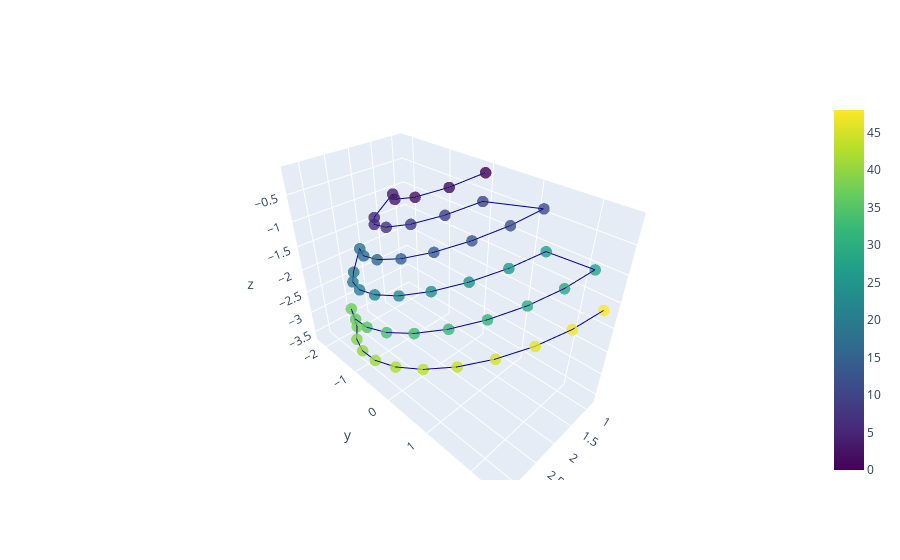

Notebook source saved alongside this figure:
### Markdown cell above
## All cameras

### Code cell
fig = go.Figure(data=[go.Scatter3d(x=dataset_train.cam2worlds[:,0,3], 
                                   y=dataset_train.cam2worlds[:,1,3], 
                                   z=-dataset_train.cam2worlds[:,2,3],
                                   mode='lines+markers',
                                   marker=dict(
                                        size=4,
                                        color=np.arange(49),                # set color to an array/list of desired values
                                        colorscale='Viridis',   # choose a colorscale
                                        opacity=0.8, showscale=True
                                    ),
                                   line=dict(
                                        color='darkblue',
                                        width=2
                                   )
                                  
                                  )])
fig.show()

### Figure 1 — Plotly figure (JSON) as saved in the notebook; plotly's stock layout.template omitted (floating-point values rounded to 4 significant figures)
{"data": [{"line": {"color": "darkblue", "width": 2}, "marker": {"color": [0, 1, 2, 3, 4, 5, 6, 7, 8, 9, 10, 11, 12, 13, 14, 15, 16, 17, 18, 19, 20, 21, 22, 23, 24, 25, 26, 27, 28, 29, 30, 31, 32, 33, 34, 35, 36, 37, 38, 39, 40, 41, 42, 43, 44, 45, 46, 47, 48], "colorscale": [[0, "#440154"], [0.1111, "#482878"], [0.2222, "#3e4989"], [0.3333, "#31688e"], [0.4444, "#26828e"], [0.5556, "#1f9e89"], [0.6667, "#35b779"], [0.7778, "#6ece58"], [0.8889, "#b5de2b"], [1, "#fde725"]], "opacity": 0.8, "showscale": true, "size": 4}, "mode": "lines+markers", "type": "scatter3d", "x": [0.9542, 1.482, 1.765, 1.721, 1.361, 1.73, 2.09, 2.253, 2.192, 1.915, 1.464, 0.9216, 1.498, 1.993, 2.369, 2.598, 2.656, 2.541, 2.265, 2.328, 2.672, 2.889, 2.966, 2.899, 2.686, 2.347, 1.897, 1.363, 0.8393, 1.423, 1.957, 2.416, 2.778, 3.03, 3.156, 3.153, 3.02, 2.764, 2.563, 2.902, 3.133, 3.247, 3.239, 3.109, 2.862, 2.51, 2.065, 1.546, 0.975], "y": [-0.005801, -0.3216, -0.8519, -1.46, -1.974, -2.137, -1.649, -1.079, -0.4957, 0.01467, 0.3933, 1.159, 0.9819, 0.663, 0.2279, -0.297, -0.87, -1.439, -1.962, -2.192, -1.708, -1.168, -0.5999, -0.0339, 0.491, 0.9483, 1.313, 1.567, 2.133, 1.996, 1.746, 1.393, 0.9555, 0.4506, -0.09867, -0.6676, -1.226, -1.75, -1.962, -1.48, -0.9483, -0.3879, 0.1769, 0.721, 1.225, 1.667, 2.032, 2.301, 2.465], "z": [-0.1213, -0.3136, -0.5636, -0.8073, -0.9736, -1.401, -1.247, -1.036, -0.7904, -0.548, -0.3384, -0.3889, -0.5284, -0.7175, -0.9418, -1.185, -1.424, -1.639, -1.818, -2.435, -2.277, -2.083, -1.863, -1.63, -1.388, -1.159, -0.9567, -0.791, -1.09, -1.214, -1.378, -1.577, -1.8, -2.038, -2.274, -2.501, -2.712, -2.896, -3.595, -3.438, -3.25, -3.037, -2.808, -2.572, -2.337, -2.113, -1.911, -1.74, -1.606]}], "layout": {}}
